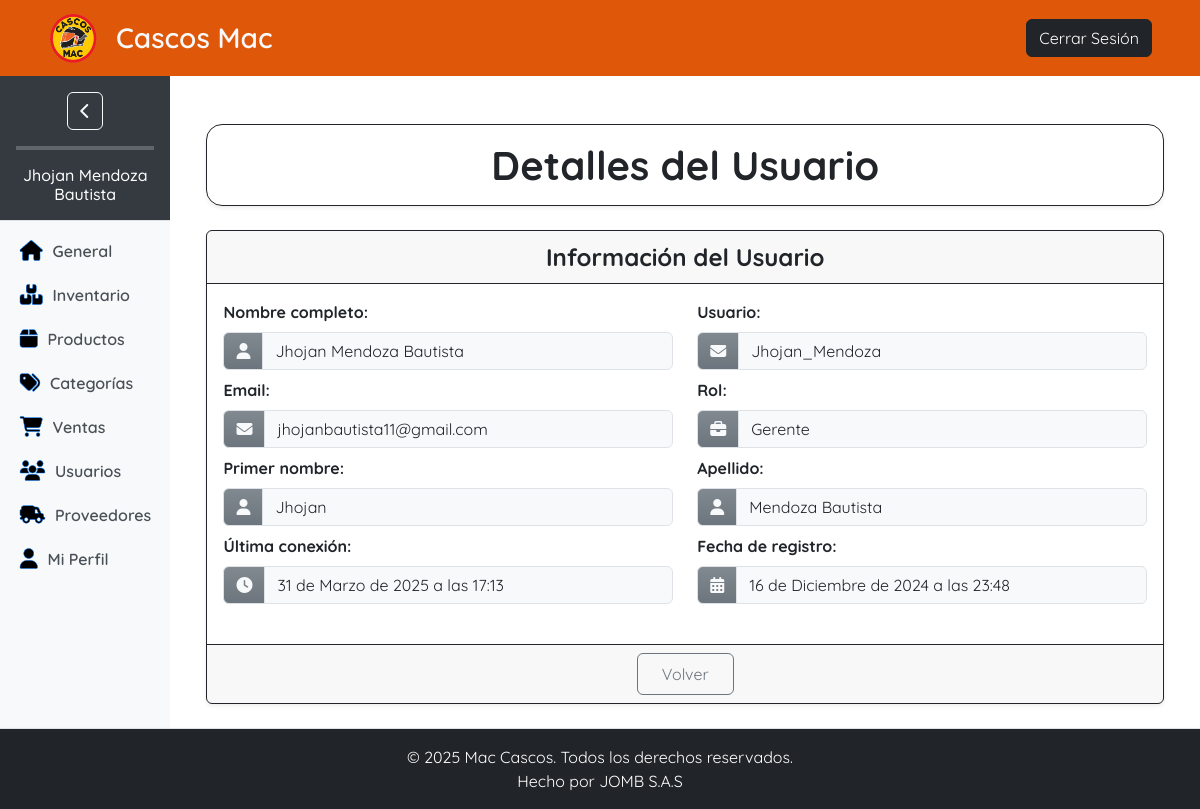
/usuarios/1/detalle/ (signed in), run on an earlier commit of the app's database.
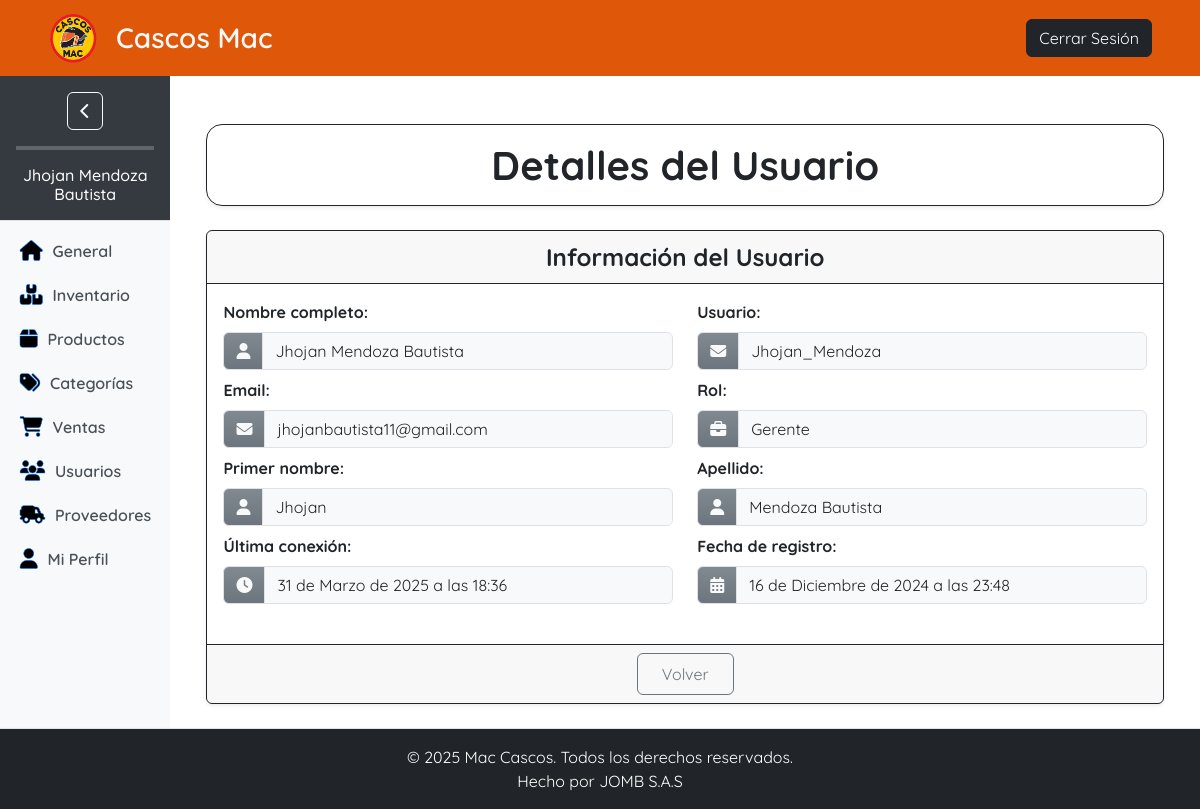
And on a later commit of the database.
### usuarios/models.py (models this page shows, shortened)
class Usuario(AbstractUser):
    EMAIL_FIELD = 'email'
    ROLES = (
        ('', 'Seleccione una opción'),
        ('gerente', 'Gerente'),
        ('vendedor', 'Vendedor'),
    )
    email = models.EmailField(unique=True)
    rol = models.CharField(
        max_length=20,
        choices=ROLES,
    )

### usuarios/views.py (the view)
# urls.py: path('<int:pk>/detalle/', DetalleDeUsuarioView.as_view(), name='detalle_usuario'),
class DetalleDeUsuarioView(LoginRequiredMixin, DetailView):
    login_url = 'login'  # Redirige si no está autenticado
    model = Usuario
    template_name = 'dashboard/usuarios/detalle_usuario.html'
    context_object_name = 'usuario'

### templates/dashboard/usuarios/detalle_usuario.html (shortened to what the changed rows need)
{% extends 'base_dashboard.html' %}
{% block content %}
<div class="container mt-4">
    <h1 class="text-center fw-bold border border-dark p-3 rounded-4 shadow-sm mb-4">Detalles del Usuario</h1>
    <div class="card shadow-sm border border-dark">
        <div class="card-body">
            <div class="row mb-3">
                <div class="col-md-6 mb-2">
                    <div class="input-group">
                        <span class="input-group-text bg-secondary bg-gradient text-light"><i class="fa-solid fa-user"></i></span>
                        <span class="form-control bg-light text-dark">
                            {{ usuario.get_full_name|default:"N/A" }}
                        </span>
                    </div>
                </div>
                <div class="col-md-6 mb-2">
                    <div class="input-group">
                        <span class="input-group-text bg-secondary bg-gradient text-light"><i class="fa-solid fa-envelope"></i></span>
                        <span class="form-control bg-light text-dark">{{ usuario.username }}</span>
                    </div>
                </div>
                <div class="col-md-6 mb-2">
                    <div class="input-group">
                        <span class="input-group-text bg-secondary bg-gradient text-light"><i class="fa-solid fa-envelope"></i></span>
                        <span class="form-control bg-light text-dark">{{ usuario.email }}</span>
                    </div>
                </div>
                <div class="col-md-6 mb-2">
                    <div class="input-group">
                        <span class="input-group-text bg-secondary bg-gradient text-light"><i class="fa-solid fa-briefcase"></i></span>
                        <span class="form-control bg-light text-dark">{{ usuario.get_rol_display }}</span>
                    </div>
                </div>
                <div class="col-md-6 mb-2">
                    <div class="input-group">
                        <span class="input-group-text bg-secondary bg-gradient text-light"><i class="fa-solid fa-user"></i></span>
                        <span class="form-control bg-light text-dark">{{ usuario.first_name }}</span>
                    </div>
                </div>
                <div class="col-md-6 mb-2">
                    <div class="input-group">
                        <span class="input-group-text bg-secondary bg-gradient text-light"><i class="fa-solid fa-user"></i></span>
                        <span class="form-control bg-light text-dark">{{ usuario.last_name }}</span>
                    </div>
                </div>
                <div class="col-md-6 mb-2">
                    <div class="input-group">
                        <span class="input-group-text bg-secondary bg-gradient text-light"><i class="fa-solid fa-clock"></i></span>
                        <span class="form-control bg-light text-dark">{{ usuario.last_login }}</span>
                    </div>
                </div>
                <div class="col-md-6 mb-2">
                    <div class="input-group">
                        <span class="input-group-text bg-secondary bg-gradient text-light"><i class="fa-solid fa-calendar-alt"></i></span>
                        <span class="form-control bg-light text-dark">{{ usuario.date_joined }}</span>
                    </div>
                </div>
            </div>
        </div>
    </div>
</div>
{% endblock %}

### templates/base_dashboard.html (shortened to what the changed rows need)
{% load static %}
<!DOCTYPE html>
<html lang="es">
<head>
    <link rel="stylesheet" href="{% static 'css/base_dash.css' %}">
    <link href="https://cdn.jsdelivr.net/npm/bootstrap@5.3.3/dist/css/bootstrap.min.css" rel="stylesheet"
>
    <link href="https://cdnjs.cloudflare.com/ajax/libs/font-awesome/6.0.0-beta3/css/all.min.css" rel="stylesheet">
    <link rel="stylesheet" href="https://cdn.jsdelivr.net/npm/bootstrap-icons@1.11.3/font/bootstrap-icons.min.css">
</head>
<body class="d-flex flex-column min-vh-100">
    <div class="d-flex flex-grow-1 overflow-hidden">
        {% if user.is_authenticated %}
            <aside class="sidebar bg-light overflow-hidden" id="sidebar">
                <div class="sidebar-header">
                    <div class="align-items-center align-content-center">
                        <div class="align-items-center align-content-center mb-3">
                            <button class="btn btn-outline-light ms-auto" id="sidebar-toggle">
                                <i class="fas fa-chevron-left" id="boton-colapso"></i>
                            </button>
                        </div>
                        <hr class="border border-2" id="division-bar">
                        <div id="user-name-column">
                            <h1 class="fs-6 mb-0" id="sidebar-user-name">
                                {{ request.user.get_full_name }}
                            </h1>
                        </div>
                    </div>
                </div>
                <nav class="sidebar-nav text-center">
                    <ul class="nav flex-column mt-2">
                        {% if user.rol == 'gerente' %}
                            <li class="nav-item">
                                <a href="{% url 'dashboard_gerente' %}" class="nav-link ajax-link" data-bs-toggle="tooltip"
                                    title="General">
                                    <i class="fa fa-house"></i> General
                                </a>
                            </li>
                            <li class="nav-item">
                                <a href="{% url 'inventario' %}" class="nav-link ajax-link" data-bs-toggle="tooltip"
                                    title="Inventario">
                                    <i class="fa fa-boxes"></i> Inventario
                                </a>
                            </li>
                            <li class="nav-item">
                                <a href="{% url 'contenido_productos' %}" class="nav-link ajax-link" data-bs-toggle="tooltip"
                                    title="Productos">
                                    <i class="fa fa-box"></i> Productos
                                </a>
                            </li>
                            <li class="nav-item">
                                <a href="{% url 'contenido_categorias' %}" class="nav-link ajax-link" data-bs-toggle="tooltip"
                                    title="Categorías">
                                    <i class="fa fa-tags"></i> Categorías
                                </a>
                            </li>
                            <li class="nav-item">
                                <a href="{% url 'ventas:contenido_ventas' %}" class="nav-link ajax-link"
                                    data-bs-toggle="tooltip" title="Ventas">
                                    <i class="fa fa-shopping-cart"></i> Ventas
                                </a>
                            </li>
                            <li class="nav-item">
                                <a href="{% url 'listar_usuarios' %}" class="nav-link ajax-link" data-bs-toggle="tooltip"
                                    title="Usuarios">
                                    <i class="fa fa-users"></i> Usuarios
                                </a>
                            </li>
                            <li class="nav-item">
                                <a href="{% url 'contenido_proveedores' %}" class="nav-link ajax-link" data-bs-toggle="tooltip"
                                    title="Proveedores">
                                    <i class="fa fa-truck-field"></i> Proveedores
                                </a>
                            </li>
                            <li class="nav-item">
                                <a href="{% url 'mi_perfil' %}" class="nav-link ajax-link" data-bs-toggle="tooltip"
                                    title="Usuarios">
                                    <i class="fa fa-user"></i> Mi Perfil
                                </a>
                            </li>
                        {% endif %}
                    </ul>
                </nav>
            </aside>
        {% endif %}
        <main class="flex-grow-1 overflow-auto p-4 container-fluid">
            {% block content %}{% endblock %}
        </main>
    </div>
</body>
</html>

What changed in the data, as far as the page shows it:
changed Usuario "Jhojan Mendoza Bautista": last_login "31 de Marzo de 2025 a las 17:13" → "31 de Marzo de 2025 a las 18:36"
